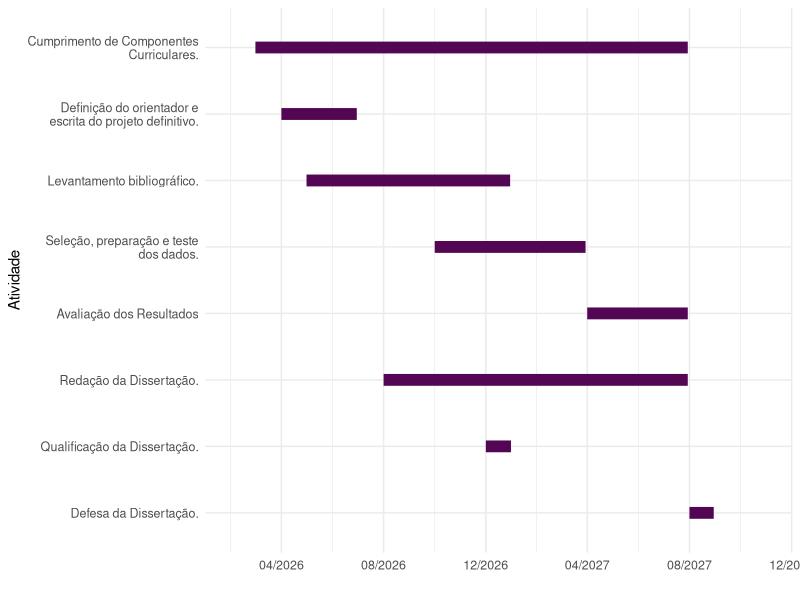

Recreate this plot in R.
## ---- chunk 1
#| fig-cap: Cronograma das atividades a serem realizadas durante o mestrado (2026-2027)
library(tidyverse)
library(lubridate)
library(ggplot2)

lista_atividades = c(
    "Cumprimento de Componentes Curriculares.", #1
    "Definição do orientador e escrita do projeto definitivo.", #7
    "Levantamento bibliográfico.", #4
    "Seleção, preparação e teste dos dados.", #6   
    "Avaliação dos Resultados", #12
    "Redação da Dissertação.", #8
    "Qualificação da Dissertação.", #9
    "Defesa da Dissertação." #11
  )

# Criando o dataframe do cronograma
cronograma <- data.frame(
  atividade = lista_atividades,
  inicio = c(
    "2026-03-01", #1
    "2026-04-01", #7
    "2026-05-01", #4
    "2026-10-01", #6
    "2027-04-01", #12

    "2026-08-01", #8
    "2026-12-01", #9
    "2027-08-01" #11
  ),
  fim = c(
    "2027-07-30", #1
    "2026-06-30", #7
    "2026-12-30", #4
    "2027-03-30", #6
    "2027-07-30", #12
    "2027-07-30", #8
    "2026-12-31", #9
    "2027-08-30" #11
  )
)

# Definindo a ordem das atividades
cronograma$atividade = factor(cronograma$atividade, 
                              levels = lista_atividades, 
                              ordered = TRUE)

# Convertendo as colunas de data para o formato Date
cronograma$inicio <- as.Date(cronograma$inicio)
cronograma$fim <- as.Date(cronograma$fim)

# Criando o gráfico de Gantt
ggplot2::ggplot(cronograma, aes(x = inicio, xend = fim, y = reorder(atividade, desc(atividade)), yend = atividade)) +
  ggplot2::geom_segment(size = 4, color = "#530653") +
  ggplot2::labs(
                # title = "Cronograma (2026-2027)",
                x = "",
                y = "Atividade") +
  ggplot2::theme_minimal() +
  ggplot2::scale_x_date(limits = as.Date(c("2026-02-1", "2027-10-31")), 
                        date_breaks = "4 months",
                        date_labels = "%m/%Y") +
  ggplot2::scale_y_discrete(labels = function(x) stringr::str_wrap(x, width = 30)) +
  # ggplot2::xlab("Data planejada para a defesa \n (de 18 a 24 meses após o início das aulas).") +
  ggplot2::theme(axis.text.y = element_text(size = 9),
                axis.text.x = element_text(size = 9))
